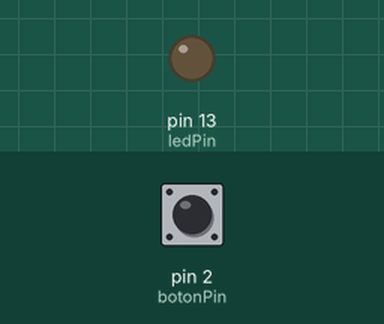
Recording of a sketch running on a simulated Arduino Uno, built with avr-gcc and run on an emulated ATmega328P. Shown: output pins drawn as LEDs (lit = HIGH). Inputs (shaded band) come from the test bench; at power-on: pin 2 (botonPin) LOW.

Above: at 1.2 s.
1.3 s: pin 2 (botonPin) pulled HIGH for 0.15 s
At 1.37 s:
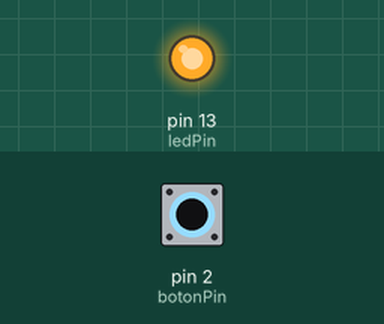
2.9 s: pin 2 (botonPin) pulled HIGH for 3.2 s
At 6.9 s:
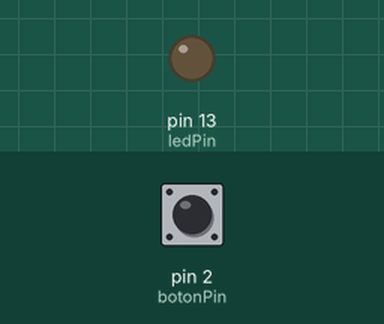
Timing chart, 0 to 8.4 s (numbered marks = the images above; inputs shaded):
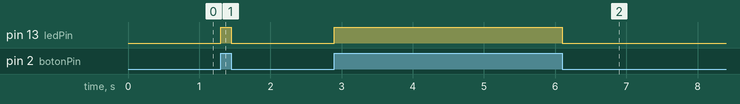

Measured:
- after the input at 1.3 s, pin 13 (ledPin): LOW → HIGH at once, → LOW 0.15 s later
- after the input at 2.9 s, pin 13 (ledPin): LOW → HIGH at once, → LOW 3.2 s later

The sketch:

sketch.ino
```cpp
int ledPin = 13;
int botonPin = 2;

void setup() {
  pinMode(ledPin, OUTPUT);
  pinMode(botonPin, INPUT); // INPUT usa resistencia externa
}

void loop() {
  int estado = digitalRead(botonPin);
  if (estado == HIGH) {
    digitalWrite(ledPin, HIGH);
  } else {
    digitalWrite(ledPin, LOW);
  }
}
```
